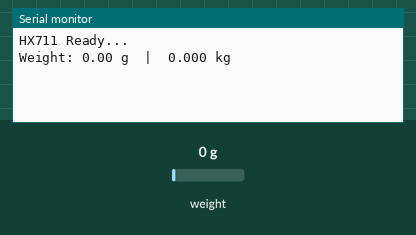
Recording of a sketch running on a simulated Arduino Uno, built with avr-gcc and run on an emulated ATmega328P. Parts: the last lines printed to the serial monitor. Inputs (shaded band) come from the test bench; at power-on: weight on the scale 0 g.

Above: at 2.2 s.
2.3 s: weight on the scale set to 100 g
At 4.5 s:
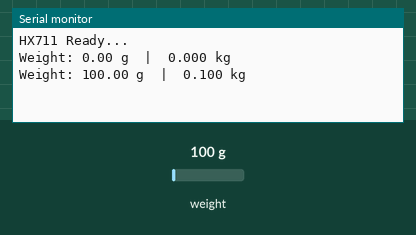
4.8 s: weight on the scale set to 1250 g
At 7.3 s:
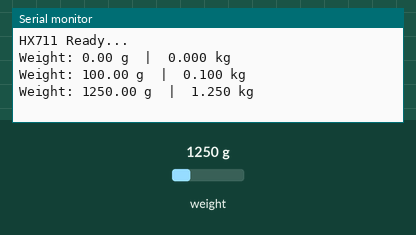
Timing chart, 0 to 8.8 s (numbered marks = the images above; inputs shaded):
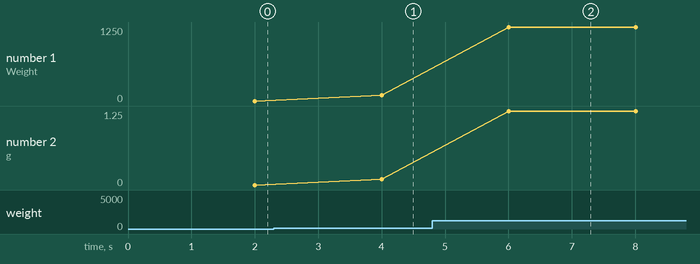

The sketch:

ESP8266HX_testCode.ino
```cpp
#include "HX711.h"

HX711 scale;

// HX711 config
uint8_t dataPin = 4;   // GPIO4 D2 // Change if needed
uint8_t clockPin = 5;  // GPIO5 D1 // Change if needed

float calibration_factor = 369.126740; // Calibration need for every device

void setup() {

  Serial.begin(115200);
  scale.begin(dataPin, clockPin);
  scale.set_scale(calibration_factor);
  scale.tare();

  Serial.println("HX711 Ready...");
}

void loop() {

  if (scale.is_ready()) {

    float weight_grams = scale.get_units(10);  // average 10 readings
    float weight_kg = weight_grams / 1000.0;

    Serial.print("Weight: ");
    Serial.print(weight_grams, 2);
    Serial.print(" g  |  ");
    Serial.print(weight_kg, 3);
    Serial.println(" kg");

  } else {
    Serial.println("HX711 not found.");
  }

  delay(1000);
}
```

Measured:
- after the input at 2.3 s, the serial monitor: prints a new line after 1.7 s (image 1)
- after the input at 4.8 s, the serial monitor: prints a new line after 1.2 s (image 2)
- plotted number 1: 0 → 100 after the input at 2.3 s, 100 → 1250 after the input at 4.8 s
- plotted number 2: 0 → 0.1 after the input at 2.3 s, 0.1 → 1.25 after the input at 4.8 s
